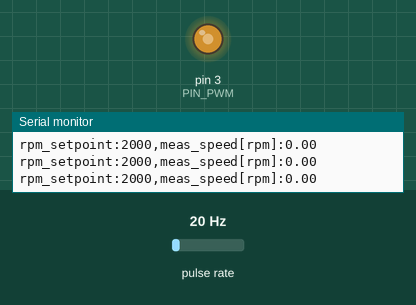
A sketch run on a simulated Arduino Uno, built with avr-gcc and run on an emulated ATmega328P. On the bench: output pins drawn as LEDs (lit = HIGH), the last lines printed to the serial monitor. Wiring (inferred from the names in the program): pulse sensor: data pin 7. The test bench sets the inputs (shaded band); at power-on: pulse rate 20 Hz.

Above: at 1.2 s.
1.3 s: pulse rate (sensor on pin 7) set to 196 Hz
At 2.7 s:
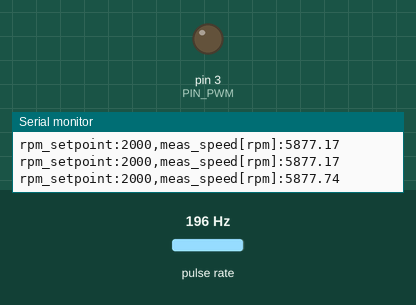
4.3 s: pulse rate (sensor on pin 7) set to 50 Hz
At 4.59 s:
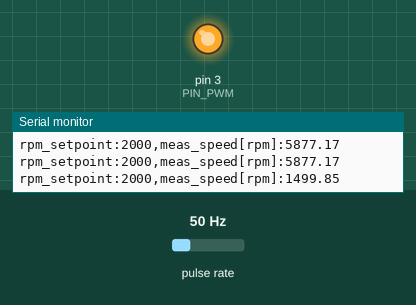
7.3 s: pulse rate (sensor on pin 7) set to 100 Hz
At 15.1 s:
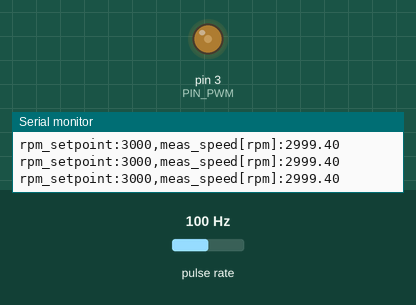
Timing chart, 0 to 16.3 s (numbered marks = the images above; inputs shaded):
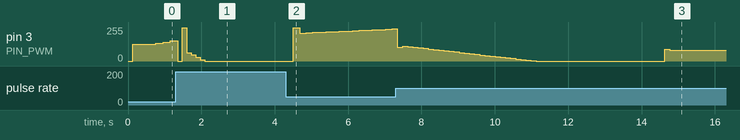

Measured:
- after the input at 4.3 s, pin 3 (PIN_PWM): 0/255 → 250/255 after 0.20 s, → 210/255 0.18 s later, → 212/255 0.18 s later, → 214/255 0.18 s later, … (16 changes in this stretch)

The sketch:

Ex5_PID_Control.ino
```cpp
// EMBEDDED AND REAL-TIME SYSTEMS - LABORATORY L2
// Alejandro Acosta, Ivan Barrachina and Victor Escribano
// Exercise 5: Controlling a computer fan using a discrete PID controller

#define PIN_PWM      3                      // Pin to send a trigger to the sensor
#define PIN_RPM      7                      // Pin to read the F00 speed sensor output
#define TOTAL_PULSES 4                      // Define the total of pulses to be sensed from sensor to count the speed value
#define PULSE_TIMO   25000                  // Define the time to wait to have a pulse from sensor with a falling edge (25000 us)
#define MAX_PWM_VAL  250                    // Maximum PWM value allowed to be sent to fan with PWM signal
#define MAX_UNS_LONG 4294967295             // Maximum value an unsigned long element can have in Arduino
#define MAX_TOTAL_READS 5                   // Maximum time it will attempt to read the sensor in case a reading is failing and some value was previously stored on pulse_val

float K=0.08;                               // Proportional constant for the PID controller
float Ti=1.8;                               // Integral constant for the PID controller
float Td=0.012;                             // Derivative constant for the PID controller
float Ts=0.1;                               // Sampling time for the PID controller and all control loop

float PID_Update (float error, float error_ant[2], float control_ant)
{
  float a1,a2,a3,control;

  // Compute components for the control action values
  a1 = K*(1+Ts/Ti+Td/Ts);
  a2 = K*(-1-2*Td/Ts);
  a3 = K*Td/Ts;

  // Get the new control action based on components computed
  control = control_ant+a1*error+a2*error_ant[0]+a3*error_ant[1];

  // Give the control action after its computation
  return(control);
}

// the setup function runs once when you press reset or power the board
void setup()
{
  // Set up the digital pin to read F00 sensor as digital input with pull-up enabled.
  pinMode(PIN_RPM,INPUT_PULLUP);
  // Initialize serial output
  Serial.begin(9600);
}

// the loop function runs over and over again forever
void loop()
{
  // Initializing auxiliary variables for PWM signal generation and speed measurement
  static uint8_t pwm_val=0;                 // Variable to store the pulse width to send to fan
  static uint16_t rpm_val=2000;             // Variable to give rpm setpoint to the fan in term of rpms
  static float meas_vel=0.0;                // Variable to store the calculated rpm from sensor value
  static uint8_t sample_counts=0;           // Define a variable to count on the main loop the need of changing setpoint to fan
  static uint8_t pulse_counts=0;            // Define variable to count pulses read so far on loop
  static uint8_t read_retries=0;            // Define variable to count the times a false read from sensor will be attempted to be read
  static unsigned long pulse_val=0;         // Variable to store the received measure from the sensor
  static float err_fb = 0.0;                // Variable to store the error for the feedback control
  static float cont_err[2];                 // Variable to store the previous control errors for PID control
  static float prev_cont;                   // Variable to store the previous control action for PID control
  static float u=0.0;                       // Variable to store the control action to be imposed as PWM signal value

  // Increase the counter of samples first
  sample_counts++;

  // Check if it is necessary to update pwm value to fan
  if (sample_counts==100)
  {
    if(rpm_val == 3000){rpm_val=2000;}
    else {rpm_val=3000;}
    sample_counts=0;
  }

  // Read the pulse width value from the speed sensor output and convert it
  while(pulse_counts!=TOTAL_PULSES && read_retries != MAX_TOTAL_READS)
  {
    unsigned long pulse_got=0;

    // Wait for a read from rpm sensor from the fan
    pulse_got=pulseIn(PIN_RPM,HIGH,PULSE_TIMO);

    // A read has been done properly from sensor
    if (pulse_got != 0)
    {
      // Check if still no other measure was assigned to this variable
      if (pulse_val == MAX_UNS_LONG)
      {
        // Set it to 0
        pulse_val=0;
      }
      // Add new value sensed
      pulse_val+=pulse_got;
      // Increase the number of counts done
      pulse_counts++;
    }
    // No read has been received after timeout reached
    else
    {
      // Check if pulse val was still the maximum (no value assigned yet) because there is no movement
      if (pulse_val == MAX_UNS_LONG && meas_vel == 0.0)
      {
        // Increase the number of counts done, fan is not moving possibly
        pulse_counts++;
      }
      // Increase the counter for the retries
      else{read_retries++;}
    }
  }

  // Get the value in rpms from obtained sensor value
  if(pulse_val != MAX_UNS_LONG)
  {
    // Check if it has not reached the maximum number of readings before ending necessary counts
    if (read_retries != MAX_TOTAL_READS)
    {
      // Get measured value in RPMS properly
      meas_vel=(float)((60*1000000.0/pulse_val));
    }
    // Maximum reached, find the speed computing an average of only one pulse
    else
    {
      meas_vel=(float)((60*1000000.0/((4.0*pulse_val/pulse_counts))));
    }
    // Set the variable to get time of each pulse and the retries counter to 0 again
    pulse_val=MAX_UNS_LONG;
  }
  else {meas_vel=0;}

  // Set the counter of pulses and the retries at 0 after all computations
  pulse_counts=0;
  read_retries=0;

  // Compute actual error feedback based on last measurement and the actual setpoint
  err_fb = (rpm_val - meas_vel);

  // Compute the next pwm value based on rpm setpoint and computed curve
  u=PID_Update(err_fb,cont_err,prev_cont);
  // Check if u is within PWM signal bound afterwards
  if (u<0.0){u=0.0;}
  else if (u>MAX_PWM_VAL){u=MAX_PWM_VAL;}
  else if (isnan(u)){u=MAX_PWM_VAL/2.0;}
  else{}

  // Send the PWM control signal after converting to uint8_t
  pwm_val = (uint8_t)(u);
  analogWrite(PIN_PWM, pwm_val);

  // Update errors and last control action on the system before next loop
  cont_err[1] = cont_err[0];
  cont_err[0] = err_fb;
  prev_cont = u;

  // Print last values before changing anything
  Serial.print("rpm_setpoint:");Serial.print(rpm_val);Serial.print(",");Serial.print("meas_speed[rpm]:");Serial.println(meas_vel);

  // wait for 100 ms to have speed stabilized
  delay(100);
}
```
